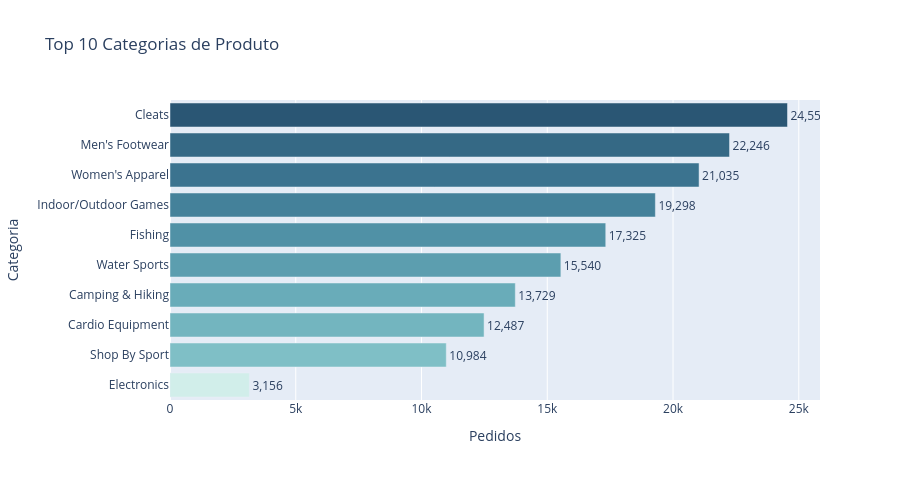

The cell this chart's notebook holds for it:
### Markdown cell above
## 6. Top 10 Categorias de Produto

### Code cell
top_cats = df['Category Name'].value_counts().head(10).reset_index()
top_cats.columns = ['Categoria', 'Pedidos']

fig = px.bar(
    top_cats.sort_values('Pedidos'),
    x='Pedidos', y='Categoria',
    orientation='h',
    title='Top 10 Categorias de Produto',
    text='Pedidos',
    color='Pedidos',
    color_continuous_scale='Teal'
)
fig.update_traces(texttemplate='%{text:,}', textposition='outside')
fig.update_layout(height=480, coloraxis_showscale=False)
fig.show()

### Figure 1 — Plotly figure (JSON) as saved in the notebook; plotly's stock layout.template omitted (floating-point values rounded to 4 significant figures)
{"data": [{"hovertemplate": "Pedidos=%{marker.color}<br>Categoria=%{y}<extra></extra>", "legendgroup": "", "marker": {"color": [3156, 10984, 12487, 13729, 15540, 17325, 19298, 21035, 22246, 24551], "coloraxis": "coloraxis", "pattern": {"shape": ""}}, "name": "", "orientation": "h", "showlegend": false, "text": [3156.0, 10980.0, 12490.0, 13730.0, 15540.0, 17320.0, 19300.0, 21040.0, 22250.0, 24550.0], "textposition": "outside", "texttemplate": "%{text:,}", "type": "bar", "x": [3156, 10984, 12487, 13729, 15540, 17325, 19298, 21035, 22246, 24551], "xaxis": "x", "y": ["Electronics", "Shop By Sport", "Cardio Equipment", "Camping & Hiking", "Water Sports", "Fishing", "Indoor/Outdoor Games", "Women's Apparel", "Men's Footwear", "Cleats"], "yaxis": "y"}], "layout": {"barmode": "relative", "coloraxis": {"colorbar": {"title": {"text": "Pedidos"}}, "colorscale": [[0.0, "rgb(209, 238, 234)"], [0.1667, "rgb(168, 219, 217)"], [0.3333, "rgb(133, 196, 201)"], [0.5, "rgb(104, 171, 184)"], [0.6667, "rgb(79, 144, 166)"], [0.8333, "rgb(59, 115, 143)"], [1.0, "rgb(42, 86, 116)"]], "showscale": false}, "height": 480, "legend": {"tracegroupgap": 0}, "title": {"text": "Top 10 Categorias de Produto"}, "xaxis": {"anchor": "y", "domain": [0.0, 1.0], "title": {"text": "Pedidos"}}, "yaxis": {"anchor": "x", "domain": [0.0, 1.0], "title": {"text": "Categoria"}}}}
